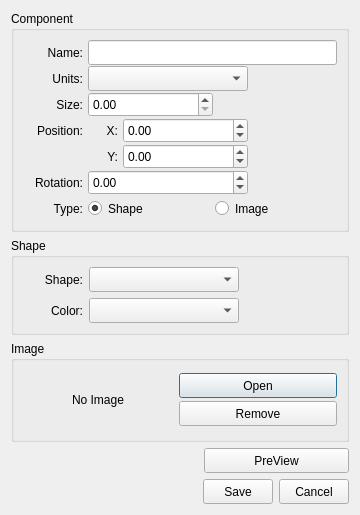
<?xml version="1.0" encoding="UTF-8"?>
<ui version="4.0">
 <class>dlg_component</class>
 <widget class="QDialog" name="dlg_component">
  <property name="geometry">
   <rect>
    <x>0</x>
    <y>0</y>
    <width>360</width>
    <height>515</height>
   </rect>
  </property>
  <property name="minimumSize">
   <size>
    <width>360</width>
    <height>515</height>
   </size>
  </property>
  <property name="maximumSize">
   <size>
    <width>360</width>
    <height>515</height>
   </size>
  </property>
  <property name="windowTitle">
   <string>Component</string>
  </property>
  <layout class="QVBoxLayout" name="verticalLayout">
   <item>
    <widget class="QGroupBox" name="gbx_component">
     <property name="sizePolicy">
      <sizepolicy hsizetype="Expanding" vsizetype="Preferred">
       <horstretch>0</horstretch>
       <verstretch>0</verstretch>
      </sizepolicy>
     </property>
     <property name="minimumSize">
      <size>
       <width>0</width>
       <height>120</height>
      </size>
     </property>
     <property name="maximumSize">
      <size>
       <width>16777215</width>
       <height>16777215</height>
      </size>
     </property>
     <property name="title">
      <string>Component</string>
     </property>
     <layout class="QFormLayout" name="formLayout_2">
      <property name="sizeConstraint">
       <enum>QLayout::SetDefaultConstraint</enum>
      </property>
      <property name="fieldGrowthPolicy">
       <enum>QFormLayout::AllNonFixedFieldsGrow</enum>
      </property>
      <property name="labelAlignment">
       <set>Qt::AlignRight|Qt::AlignTop|Qt::AlignTrailing</set>
      </property>
      <property name="horizontalSpacing">
       <number>5</number>
      </property>
      <property name="verticalSpacing">
       <number>3</number>
      </property>
      <item row="0" column="0">
       <widget class="QLabel" name="lbl_name">
        <property name="minimumSize">
         <size>
          <width>60</width>
          <height>25</height>
         </size>
        </property>
        <property name="maximumSize">
         <size>
          <width>60</width>
          <height>25</height>
         </size>
        </property>
        <property name="baseSize">
         <size>
          <width>0</width>
          <height>0</height>
         </size>
        </property>
        <property name="text">
         <string>Name:</string>
        </property>
        <property name="alignment">
         <set>Qt::AlignRight|Qt::AlignTrailing|Qt::AlignVCenter</set>
        </property>
       </widget>
      </item>
      <item row="0" column="1">
       <widget class="QLineEdit" name="led_name">
        <property name="minimumSize">
         <size>
          <width>0</width>
          <height>25</height>
         </size>
        </property>
        <property name="baseSize">
         <size>
          <width>0</width>
          <height>0</height>
         </size>
        </property>
        <property name="maxLength">
         <number>50</number>
        </property>
       </widget>
      </item>
      <item row="1" column="0">
       <widget class="QLabel" name="lbl_units">
        <property name="sizePolicy">
         <sizepolicy hsizetype="Preferred" vsizetype="Fixed">
          <horstretch>0</horstretch>
          <verstretch>0</verstretch>
         </sizepolicy>
        </property>
        <property name="minimumSize">
         <size>
          <width>60</width>
          <height>25</height>
         </size>
        </property>
        <property name="maximumSize">
         <size>
          <width>60</width>
          <height>25</height>
         </size>
        </property>
        <property name="baseSize">
         <size>
          <width>0</width>
          <height>0</height>
         </size>
        </property>
        <property name="text">
         <string>Units:</string>
        </property>
        <property name="alignment">
         <set>Qt::AlignRight|Qt::AlignTrailing|Qt::AlignVCenter</set>
        </property>
       </widget>
      </item>
      <item row="1" column="1">
       <widget class="QComboBox" name="cmb_units">
        <property name="minimumSize">
         <size>
          <width>160</width>
          <height>25</height>
         </size>
        </property>
        <property name="maximumSize">
         <size>
          <width>150</width>
          <height>25</height>
         </size>
        </property>
       </widget>
      </item>
      <item row="3" column="0">
       <widget class="QLabel" name="lbl_size">
        <property name="minimumSize">
         <size>
          <width>60</width>
          <height>25</height>
         </size>
        </property>
        <property name="maximumSize">
         <size>
          <width>60</width>
          <height>25</height>
         </size>
        </property>
        <property name="text">
         <string>Size:</string>
        </property>
        <property name="alignment">
         <set>Qt::AlignRight|Qt::AlignTrailing|Qt::AlignVCenter</set>
        </property>
       </widget>
      </item>
      <item row="3" column="1">
       <widget class="QDoubleSpinBox" name="dsb_size">
        <property name="minimumSize">
         <size>
          <width>125</width>
          <height>25</height>
         </size>
        </property>
        <property name="maximumSize">
         <size>
          <width>115</width>
          <height>25</height>
         </size>
        </property>
        <property name="maximum">
         <double>9999.000000000000000</double>
        </property>
       </widget>
      </item>
      <item row="4" column="0">
       <widget class="QLabel" name="lbl_position">
        <property name="minimumSize">
         <size>
          <width>60</width>
          <height>25</height>
         </size>
        </property>
        <property name="maximumSize">
         <size>
          <width>60</width>
          <height>25</height>
         </size>
        </property>
        <property name="text">
         <string>Position:</string>
        </property>
        <property name="alignment">
         <set>Qt::AlignRight|Qt::AlignTrailing|Qt::AlignVCenter</set>
        </property>
       </widget>
      </item>
      <item row="4" column="1">
       <layout class="QHBoxLayout" name="hly_01">
        <property name="spacing">
         <number>5</number>
        </property>
        <item>
         <widget class="QLabel" name="lbl_posx">
          <property name="minimumSize">
           <size>
            <width>30</width>
            <height>25</height>
           </size>
          </property>
          <property name="maximumSize">
           <size>
            <width>30</width>
            <height>25</height>
           </size>
          </property>
          <property name="text">
           <string>X:</string>
          </property>
          <property name="alignment">
           <set>Qt::AlignRight|Qt::AlignTrailing|Qt::AlignVCenter</set>
          </property>
         </widget>
        </item>
        <item>
         <widget class="QDoubleSpinBox" name="dsb_posx">
          <property name="minimumSize">
           <size>
            <width>125</width>
            <height>25</height>
           </size>
          </property>
          <property name="maximumSize">
           <size>
            <width>115</width>
            <height>25</height>
           </size>
          </property>
          <property name="minimum">
           <double>-9999.000000000000000</double>
          </property>
          <property name="maximum">
           <double>9999.000000000000000</double>
          </property>
         </widget>
        </item>
        <item>
         <spacer name="hsp_01">
          <property name="orientation">
           <enum>Qt::Horizontal</enum>
          </property>
          <property name="sizeHint" stdset="0">
           <size>
            <width>40</width>
            <height>20</height>
           </size>
          </property>
         </spacer>
        </item>
       </layout>
      </item>
      <item row="6" column="0">
       <widget class="QLabel" name="lbl_orientation">
        <property name="minimumSize">
         <size>
          <width>60</width>
          <height>25</height>
         </size>
        </property>
        <property name="maximumSize">
         <size>
          <width>60</width>
          <height>25</height>
         </size>
        </property>
        <property name="text">
         <string>Rotation:</string>
        </property>
        <property name="alignment">
         <set>Qt::AlignRight|Qt::AlignTrailing|Qt::AlignVCenter</set>
        </property>
       </widget>
      </item>
      <item row="6" column="1">
       <widget class="QDoubleSpinBox" name="dsb_rotation">
        <property name="minimumSize">
         <size>
          <width>160</width>
          <height>25</height>
         </size>
        </property>
        <property name="maximumSize">
         <size>
          <width>150</width>
          <height>25</height>
         </size>
        </property>
        <property name="minimum">
         <double>-360.000000000000000</double>
        </property>
        <property name="maximum">
         <double>360.000000000000000</double>
        </property>
       </widget>
      </item>
      <item row="7" column="0">
       <widget class="QLabel" name="lbl_type">
        <property name="minimumSize">
         <size>
          <width>60</width>
          <height>25</height>
         </size>
        </property>
        <property name="maximumSize">
         <size>
          <width>60</width>
          <height>25</height>
         </size>
        </property>
        <property name="text">
         <string>Type:</string>
        </property>
        <property name="alignment">
         <set>Qt::AlignRight|Qt::AlignTrailing|Qt::AlignVCenter</set>
        </property>
       </widget>
      </item>
      <item row="7" column="1">
       <layout class="QHBoxLayout" name="hly_03">
        <property name="spacing">
         <number>5</number>
        </property>
        <item>
         <widget class="QRadioButton" name="rbt_shape">
          <property name="minimumSize">
           <size>
            <width>100</width>
            <height>25</height>
           </size>
          </property>
          <property name="maximumSize">
           <size>
            <width>150</width>
            <height>25</height>
           </size>
          </property>
          <property name="text">
           <string>Shape</string>
          </property>
          <property name="checked">
           <bool>true</bool>
          </property>
          <attribute name="buttonGroup">
           <string notr="true">gbt_component_type</string>
          </attribute>
         </widget>
        </item>
        <item>
         <widget class="QRadioButton" name="rbt_image">
          <property name="minimumSize">
           <size>
            <width>100</width>
            <height>25</height>
           </size>
          </property>
          <property name="maximumSize">
           <size>
            <width>150</width>
            <height>25</height>
           </size>
          </property>
          <property name="text">
           <string>Image</string>
          </property>
          <attribute name="buttonGroup">
           <string notr="true">gbt_component_type</string>
          </attribute>
         </widget>
        </item>
       </layout>
      </item>
      <item row="5" column="1">
       <layout class="QHBoxLayout" name="hly_02">
        <property name="spacing">
         <number>5</number>
        </property>
        <item>
         <widget class="QLabel" name="lbl_posy">
          <property name="minimumSize">
           <size>
            <width>30</width>
            <height>25</height>
           </size>
          </property>
          <property name="maximumSize">
           <size>
            <width>30</width>
            <height>25</height>
           </size>
          </property>
          <property name="text">
           <string>Y:</string>
          </property>
          <property name="alignment">
           <set>Qt::AlignRight|Qt::AlignTrailing|Qt::AlignVCenter</set>
          </property>
         </widget>
        </item>
        <item>
         <widget class="QDoubleSpinBox" name="dsb_posy">
          <property name="minimumSize">
           <size>
            <width>125</width>
            <height>25</height>
           </size>
          </property>
          <property name="maximumSize">
           <size>
            <width>115</width>
            <height>25</height>
           </size>
          </property>
          <property name="minimum">
           <double>-9999.000000000000000</double>
          </property>
          <property name="maximum">
           <double>9999.000000000000000</double>
          </property>
         </widget>
        </item>
        <item>
         <spacer name="hsp_02">
          <property name="orientation">
           <enum>Qt::Horizontal</enum>
          </property>
          <property name="sizeHint" stdset="0">
           <size>
            <width>40</width>
            <height>20</height>
           </size>
          </property>
         </spacer>
        </item>
       </layout>
      </item>
     </layout>
    </widget>
   </item>
   <item>
    <widget class="QGroupBox" name="gbx_shape">
     <property name="sizePolicy">
      <sizepolicy hsizetype="Expanding" vsizetype="Preferred">
       <horstretch>0</horstretch>
       <verstretch>0</verstretch>
      </sizepolicy>
     </property>
     <property name="minimumSize">
      <size>
       <width>0</width>
       <height>0</height>
      </size>
     </property>
     <property name="maximumSize">
      <size>
       <width>16777215</width>
       <height>16777215</height>
      </size>
     </property>
     <property name="title">
      <string>Shape</string>
     </property>
     <layout class="QFormLayout" name="formLayout">
      <item row="0" column="0">
       <widget class="QLabel" name="lbl_shape">
        <property name="minimumSize">
         <size>
          <width>60</width>
          <height>25</height>
         </size>
        </property>
        <property name="maximumSize">
         <size>
          <width>60</width>
          <height>25</height>
         </size>
        </property>
        <property name="text">
         <string>Shape:</string>
        </property>
        <property name="alignment">
         <set>Qt::AlignRight|Qt::AlignTrailing|Qt::AlignVCenter</set>
        </property>
       </widget>
      </item>
      <item row="0" column="1">
       <widget class="QComboBox" name="cmb_shape">
        <property name="minimumSize">
         <size>
          <width>0</width>
          <height>25</height>
         </size>
        </property>
        <property name="maximumSize">
         <size>
          <width>150</width>
          <height>25</height>
         </size>
        </property>
       </widget>
      </item>
      <item row="1" column="0">
       <widget class="QLabel" name="lbl_shape_color">
        <property name="minimumSize">
         <size>
          <width>60</width>
          <height>25</height>
         </size>
        </property>
        <property name="maximumSize">
         <size>
          <width>60</width>
          <height>25</height>
         </size>
        </property>
        <property name="text">
         <string>Color:</string>
        </property>
        <property name="alignment">
         <set>Qt::AlignRight|Qt::AlignTrailing|Qt::AlignVCenter</set>
        </property>
       </widget>
      </item>
      <item row="1" column="1">
       <widget class="QComboBox" name="cmb_shape_color">
        <property name="minimumSize">
         <size>
          <width>0</width>
          <height>25</height>
         </size>
        </property>
        <property name="maximumSize">
         <size>
          <width>150</width>
          <height>25</height>
         </size>
        </property>
       </widget>
      </item>
     </layout>
    </widget>
   </item>
   <item>
    <widget class="QGroupBox" name="gbx_image">
     <property name="sizePolicy">
      <sizepolicy hsizetype="Expanding" vsizetype="Preferred">
       <horstretch>0</horstretch>
       <verstretch>0</verstretch>
      </sizepolicy>
     </property>
     <property name="title">
      <string>Image</string>
     </property>
     <layout class="QHBoxLayout" name="horizontalLayout_4">
      <item>
       <widget class="ImageLabel" name="lbl_image_status">
        <property name="minimumSize">
         <size>
          <width>150</width>
          <height>60</height>
         </size>
        </property>
        <property name="maximumSize">
         <size>
          <width>150</width>
          <height>60</height>
         </size>
        </property>
        <property name="text">
         <string>No Image</string>
        </property>
        <property name="alignment">
         <set>Qt::AlignCenter</set>
        </property>
       </widget>
      </item>
      <item>
       <layout class="QVBoxLayout" name="vly_01">
        <property name="spacing">
         <number>0</number>
        </property>
        <item>
         <widget class="QPushButton" name="pbt_image_open">
          <property name="minimumSize">
           <size>
            <width>0</width>
            <height>25</height>
           </size>
          </property>
          <property name="maximumSize">
           <size>
            <width>16777215</width>
            <height>25</height>
           </size>
          </property>
          <property name="text">
           <string>Open</string>
          </property>
         </widget>
        </item>
        <item>
         <widget class="QPushButton" name="pbt_image_remove">
          <property name="minimumSize">
           <size>
            <width>0</width>
            <height>25</height>
           </size>
          </property>
          <property name="maximumSize">
           <size>
            <width>16777215</width>
            <height>25</height>
           </size>
          </property>
          <property name="text">
           <string>Remove</string>
          </property>
         </widget>
        </item>
       </layout>
      </item>
     </layout>
    </widget>
   </item>
   <item>
    <layout class="QHBoxLayout" name="hly_04">
     <item>
      <spacer name="hsp_03">
       <property name="orientation">
        <enum>Qt::Horizontal</enum>
       </property>
       <property name="sizeHint" stdset="0">
        <size>
         <width>40</width>
         <height>20</height>
        </size>
       </property>
      </spacer>
     </item>
     <item>
      <widget class="QPushButton" name="pbt_preview">
       <property name="minimumSize">
        <size>
         <width>145</width>
         <height>25</height>
        </size>
       </property>
       <property name="maximumSize">
        <size>
         <width>145</width>
         <height>25</height>
        </size>
       </property>
       <property name="text">
        <string>PreView</string>
       </property>
      </widget>
     </item>
    </layout>
   </item>
   <item>
    <layout class="QHBoxLayout" name="hly_05">
     <item>
      <spacer name="hsp_04">
       <property name="orientation">
        <enum>Qt::Horizontal</enum>
       </property>
       <property name="sizeHint" stdset="0">
        <size>
         <width>40</width>
         <height>20</height>
        </size>
       </property>
      </spacer>
     </item>
     <item>
      <widget class="QPushButton" name="pbt_save">
       <property name="minimumSize">
        <size>
         <width>70</width>
         <height>25</height>
        </size>
       </property>
       <property name="maximumSize">
        <size>
         <width>70</width>
         <height>25</height>
        </size>
       </property>
       <property name="text">
        <string>Save</string>
       </property>
      </widget>
     </item>
     <item>
      <widget class="QPushButton" name="pbt_cancel">
       <property name="minimumSize">
        <size>
         <width>70</width>
         <height>25</height>
        </size>
       </property>
       <property name="maximumSize">
        <size>
         <width>70</width>
         <height>25</height>
        </size>
       </property>
       <property name="text">
        <string>Cancel</string>
       </property>
      </widget>
     </item>
    </layout>
   </item>
  </layout>
 </widget>
 <customwidgets>
  <customwidget>
   <class>ImageLabel</class>
   <extends>QLabel</extends>
   <header>saccadeapp.gui.widgets</header>
  </customwidget>
 </customwidgets>
 <resources/>
 <connections/>
 <buttongroups>
  <buttongroup name="gbt_component_type"/>
 </buttongroups>
</ui>
